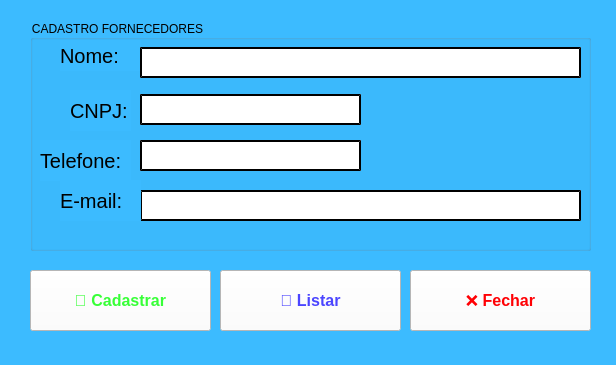
<?xml version="1.0" encoding="UTF-8"?>
<ui version="4.0">
 <class>MainWindow</class>
 <widget class="QMainWindow" name="MainWindow">
  <property name="geometry">
   <rect>
    <x>0</x>
    <y>0</y>
    <width>616</width>
    <height>365</height>
   </rect>
  </property>
  <property name="windowTitle">
   <string>MainWindow</string>
  </property>
  <property name="styleSheet">
   <string notr="true">background-color: rgb(60, 187, 255);</string>
  </property>
  <widget class="QWidget" name="centralwidget">
   <widget class="QGroupBox" name="groupBox">
    <property name="geometry">
     <rect>
      <x>30</x>
      <y>20</y>
      <width>561</width>
      <height>231</height>
     </rect>
    </property>
    <property name="title">
     <string>CADASTRO FORNECEDORES</string>
    </property>
    <widget class="QLineEdit" name="ltel">
     <property name="geometry">
      <rect>
       <x>110</x>
       <y>120</y>
       <width>221</width>
       <height>31</height>
      </rect>
     </property>
     <property name="font">
      <font>
       <pointsize>10</pointsize>
      </font>
     </property>
     <property name="styleSheet">
      <string notr="true">background-color: rgb(255, 255, 255);
border-style:outset;
border-width:2px;</string>
     </property>
    </widget>
    <widget class="QLabel" name="label_5">
     <property name="geometry">
      <rect>
       <x>10</x>
       <y>120</y>
       <width>91</width>
       <height>41</height>
      </rect>
     </property>
     <property name="font">
      <font>
       <pointsize>15</pointsize>
      </font>
     </property>
     <property name="text">
      <string>Telefone:</string>
     </property>
    </widget>
    <widget class="QLineEdit" name="lemail">
     <property name="geometry">
      <rect>
       <x>110</x>
       <y>170</y>
       <width>441</width>
       <height>31</height>
      </rect>
     </property>
     <property name="font">
      <font>
       <pointsize>10</pointsize>
      </font>
     </property>
     <property name="styleSheet">
      <string notr="true">background-color: rgb(255, 255, 255);
border-style:outset;
border-width:2px;</string>
     </property>
    </widget>
    <widget class="QLabel" name="label_3">
     <property name="geometry">
      <rect>
       <x>30</x>
       <y>20</y>
       <width>81</width>
       <height>31</height>
      </rect>
     </property>
     <property name="font">
      <font>
       <pointsize>15</pointsize>
      </font>
     </property>
     <property name="text">
      <string>Nome:</string>
     </property>
    </widget>
    <widget class="QLineEdit" name="lnome">
     <property name="geometry">
      <rect>
       <x>110</x>
       <y>27</y>
       <width>441</width>
       <height>31</height>
      </rect>
     </property>
     <property name="font">
      <font>
       <pointsize>10</pointsize>
      </font>
     </property>
     <property name="styleSheet">
      <string notr="true">background-color: rgb(255, 255, 255);
border-style:outset;
border-width:2px;</string>
     </property>
     <property name="inputMethodHints">
      <set>Qt::ImhHiddenText</set>
     </property>
    </widget>
    <widget class="QLabel" name="label_9">
     <property name="geometry">
      <rect>
       <x>40</x>
       <y>70</y>
       <width>61</width>
       <height>41</height>
      </rect>
     </property>
     <property name="font">
      <font>
       <pointsize>15</pointsize>
      </font>
     </property>
     <property name="text">
      <string>CNPJ:</string>
     </property>
    </widget>
    <widget class="QLabel" name="label_6">
     <property name="geometry">
      <rect>
       <x>30</x>
       <y>160</y>
       <width>81</width>
       <height>41</height>
      </rect>
     </property>
     <property name="font">
      <font>
       <pointsize>15</pointsize>
      </font>
     </property>
     <property name="text">
      <string>E-mail:</string>
     </property>
    </widget>
    <widget class="QLineEdit" name="lcnpj">
     <property name="geometry">
      <rect>
       <x>110</x>
       <y>74</y>
       <width>221</width>
       <height>31</height>
      </rect>
     </property>
     <property name="font">
      <font>
       <pointsize>10</pointsize>
      </font>
     </property>
     <property name="styleSheet">
      <string notr="true">background-color: rgb(255, 255, 255);
border-style:outset;
border-width:2px;</string>
     </property>
    </widget>
   </widget>
   <widget class="QPushButton" name="bt_cadastrar">
    <property name="geometry">
     <rect>
      <x>30</x>
      <y>270</y>
      <width>181</width>
      <height>61</height>
     </rect>
    </property>
    <property name="font">
     <font>
      <pointsize>12</pointsize>
      <weight>75</weight>
      <bold>true</bold>
     </font>
    </property>
    <property name="styleSheet">
     <string notr="true">background-color: rgb(255, 255, 255);
color:rgb(55, 255, 55)
</string>
    </property>
    <property name="text">
     <string>🤵 Cadastrar</string>
    </property>
    <property name="icon">
     <iconset>
      <normaloff>../icones/cadastro.png</normaloff>../icones/cadastro.png</iconset>
    </property>
    <property name="iconSize">
     <size>
      <width>40</width>
      <height>40</height>
     </size>
    </property>
   </widget>
   <widget class="QPushButton" name="bt_listar">
    <property name="geometry">
     <rect>
      <x>220</x>
      <y>270</y>
      <width>181</width>
      <height>61</height>
     </rect>
    </property>
    <property name="font">
     <font>
      <pointsize>12</pointsize>
      <weight>75</weight>
      <bold>true</bold>
     </font>
    </property>
    <property name="styleSheet">
     <string notr="true">background-color: rgb(255, 255, 255);
color:rgb(75, 69, 255)</string>
    </property>
    <property name="text">
     <string>🎲 Listar</string>
    </property>
    <property name="icon">
     <iconset>
      <normaloff>../icones/2392275.png</normaloff>../icones/2392275.png</iconset>
    </property>
    <property name="iconSize">
     <size>
      <width>40</width>
      <height>40</height>
     </size>
    </property>
   </widget>
   <widget class="QPushButton" name="bt_fechar">
    <property name="geometry">
     <rect>
      <x>410</x>
      <y>270</y>
      <width>181</width>
      <height>61</height>
     </rect>
    </property>
    <property name="font">
     <font>
      <pointsize>12</pointsize>
      <weight>75</weight>
      <bold>true</bold>
     </font>
    </property>
    <property name="styleSheet">
     <string notr="true">background-color: rgb(255, 255, 255);
color:rgb(255, 0, 4)</string>
    </property>
    <property name="text">
     <string>❌ Fechar</string>
    </property>
    <property name="icon">
     <iconset>
      <normaloff>../icones/download.png</normaloff>../icones/download.png</iconset>
    </property>
    <property name="iconSize">
     <size>
      <width>55</width>
      <height>55</height>
     </size>
    </property>
   </widget>
  </widget>
  <widget class="QStatusBar" name="statusbar"/>
 </widget>
 <resources/>
 <connections/>
</ui>
